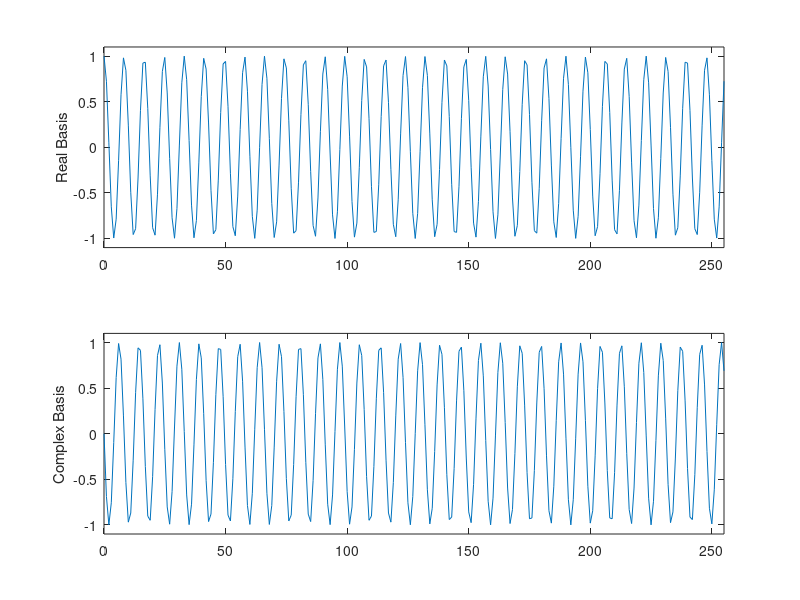

Recreate this plot in MATLAB.
N = 256;
kn = fft(diag(ones(1,N)));


for i=1:N/2

    if abs(i-128)<96
        continue
    end
    
    subplot(2,1,1), plot(0:N-1, real(kn(i,:))), axis([0 N-1 -1.1 1.1]), ylabel('Real Basis')
    subplot(2,1,2), plot(0:N-1, imag(kn(i,:))), axis([0 N-1 -1.1 1.1]), ylabel('Complex Basis')
    pause(0.1)

end
